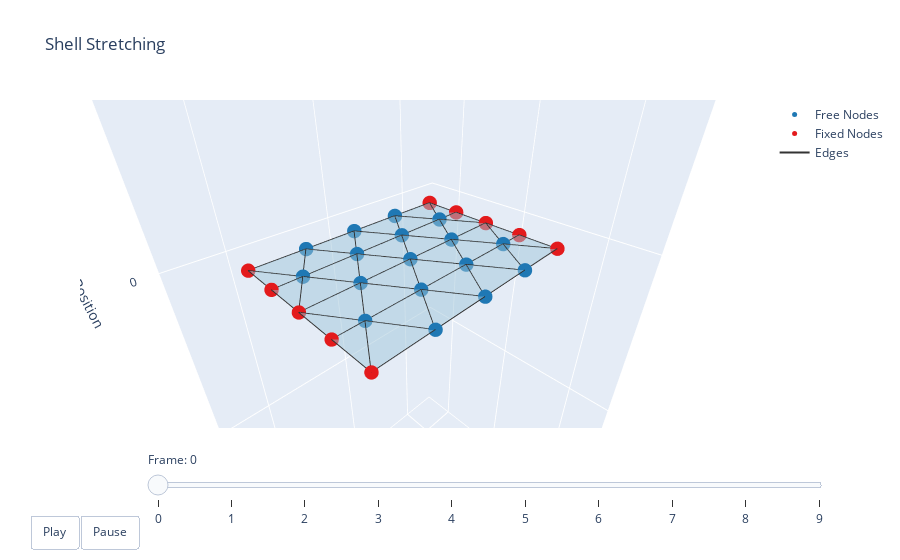

Notebook code cell kept with this figure:
### Code cell
# an example works

def pull_right_end(robot: dismech.SoftRobot, t: float):
    """ Simple example of a moving boundary condition """
    u0 = 0.01
    robot = robot.move_nodes(right_ids, u0 * robot.sim_params.dt, 0)
    
    return robot

stepper = dismech.ImplicitEulerTimeStepper(base_robot)
stepper.before_step = pull_right_end

robots = stepper.simulate()

qs = np.stack([robot.state.q for robot in robots])

# save states instead of q
states = [robot.state for robot in robots]

data = []
for state in states:
    # Create a temporary array and then append the separate elastic energies into data list
    temp = {}
    temp['Stretch'] = get_entry(state, base_robot.stretch_springs, stretch_energy, n_to_e)
    temp['Hinge'] = get_entry(state, base_robot.hinge_springs, shell_energy, n_to_e)
    data.append(temp)

write_elastic_energy_csv(data, filename='example1_strain_energy.csv', fill_value="-1E10")

t = np.arange(base_robot.sim_params.total_time, step=base_robot.sim_params.dt)
options = dismech.AnimationOptions(y_lim=[-0.1, 0.5], x_lim=[-0.1, 0.5], # camera_view=(90,0),
                  title='Shell Stretching')
fig = dismech.get_interactive_animation_plotly(base_robot, t, qs, options)
fig.show()

### Figure 1 — Plotly figure (JSON) as saved in the notebook; plotly's stock layout.template omitted (floating-point values rounded to 4 significant figures; data arrays with more than 128 entries replaced by an {"elided": "..."} marker saying what was removed)
{"data": [{"marker": {"color": "#1f78b4", "size": 5}, "mode": "markers", "name": "Free Nodes", "type": "scatter3d", "x": [0.1003, 0.2005, 0.3007, 0.05015, 0.1504, 0.2506, 0.3508, 0.1002, 0.2005, 0.3008, 0.05015, 0.1504, 0.2506, 0.3508, 0.1003, 0.2005, 0.3007], "y": [0.000109, 0.0001312, 0.0001075, 0.08663, 0.08667, 0.08666, 0.08663, 0.1732, 0.1732, 0.1732, 0.2598, 0.2597, 0.2597, 0.2598, 0.3463, 0.3463, 0.3463], "z": [0.0, 0.0, 0.0, 0.0, 0.0, 0.0, 0.0, 0.0, 0.0, 0.0, 0.0, 0.0, 0.0, 0.0, 0.0, 0.0, 0.0]}, {"marker": {"color": "#e31a1c", "size": 5}, "mode": "markers", "name": "Fixed Nodes", "type": "scatter3d", "x": [0.0, 0.401, 0.0, 0.401, 0.0, 0.401, 0.0, 0.401, 0.0, 0.401], "y": [0.0, 0.0, 0.0866, 0.0866, 0.1732, 0.1732, 0.2598, 0.2598, 0.3464, 0.3464], "z": [0.0, 0.0, 0.0, 0.0, 0.0, 0.0, 0.0, 0.0, 0.0, 0.0]}, {"line": {"color": "#333333", "width": 2}, "mode": "lines", "name": "Edges", "type": "scatter3d", "x": {"elided": "186 float values"}, "y": {"elided": "186 float values"}, "z": {"elided": "186 int values"}}, {"color": "rgba(166, 206, 227, 0.7)", "i": [19, 18, 5, 6, 1, 3, 19, 8, 14, 7, 8, 1, 7, 17, 16, 23, 23, 17, 3, 9, 9, 14, 20, 25, 14, 20, 6, 12, 18, 17, 7, 12, 10, 9, 20, 21], "j": [18, 19, 6, 5, 6, 8, 25, 14, 19, 8, 7, 7, 1, 16, 17, 17, 18, 23, 9, 3, 14, 9, 25, 20, 20, 14, 12, 17, 12, 12, 12, 7, 9, 10, 21, 20], "k": [13, 24, 11, 0, 0, 2, 24, 13, 13, 13, 2, 6, 2, 11, 22, 18, 24, 22, 8, 4, 8, 15, 19, 26, 19, 15, 11, 11, 13, 18, 6, 13, 4, 15, 26, 15], "name": "Faces", "opacity": 0.7, "showscale": false, "type": "mesh3d", "x": [0.0, 0.1003, 0.2005, 0.3007, 0.401, 0.0, 0.05015, 0.1504, 0.2506, 0.3508, 0.401, 0.0, 0.1002, 0.2005, 0.3008, 0.401, 0.0, 0.05015, 0.1504, 0.2506, 0.3508, 0.401, 0.0, 0.1003, 0.2005, 0.3007, 0.401], "y": [0.0, 0.000109, 0.0001312, 0.0001075, 0.0, 0.0866, 0.08663, 0.08667, 0.08666, 0.08663, 0.0866, 0.1732, 0.1732, 0.1732, 0.1732, 0.1732, 0.2598, 0.2598, 0.2597, 0.2597, 0.2598, 0.2598, 0.3464, 0.3463, 0.3463, 0.3463, 0.3464], "z": [0.0, 0.0, 0.0, 0.0, 0.0, 0.0, 0.0, 0.0, 0.0, 0.0, 0.0, 0.0, 0.0, 0.0, 0.0, 0.0, 0.0, 0.0, 0.0, 0.0, 0.0, 0.0, 0.0, 0.0, 0.0, 0.0, 0.0]}], "layout": {"scene": {"camera": {"eye": {"x": 0.493, "y": 0.493, "z": 0.4026}}, "xaxis": {"range": [-0.1, 0.5], "title": {"text": "X Position"}}, "yaxis": {"range": [-0.1, 0.5], "title": {"text": "Y Position"}}, "zaxis": {"range": [0, 0], "title": {"text": "Z Position"}}}, "sliders": [{"currentvalue": {"prefix": "Frame: "}, "steps": [{"args": [["0"], {"frame": {"duration": 50, "redraw": true}, "mode": "immediate"}], "label": "0", "method": "animate"}, {"args": [["1"], {"frame": {"duration": 50, "redraw": true}, "mode": "immediate"}], "label": "1", "method": "animate"}, {"args": [["2"], {"frame": {"duration": 50, "redraw": true}, "mode": "immediate"}], "label": "2", "method": "animate"}, {"args": [["3"], {"frame": {"duration": 50, "redraw": true}, "mode": "immediate"}], "label": "3", "method": "animate"}, {"args": [["4"], {"frame": {"duration": 50, "redraw": true}, "mode": "immediate"}], "label": "4", "method": "animate"}, {"args": [["5"], {"frame": {"duration": 50, "redraw": true}, "mode": "immediate"}], "label": "5", "method": "animate"}, {"args": [["6"], {"frame": {"duration": 50, "redraw": true}, "mode": "immediate"}], "label": "6", "method": "animate"}, {"args": [["7"], {"frame": {"duration": 50, "redraw": true}, "mode": "immediate"}], "label": "7", "method": "animate"}, {"args": [["8"], {"frame": {"duration": 50, "redraw": true}, "mode": "immediate"}], "label": "8", "method": "animate"}, {"args": [["9"], {"frame": {"duration": 50, "redraw": true}, "mode": "immediate"}], "label": "9", "method": "animate"}], "transition": {"duration": 0}, "x": 0.1, "y": 0}], "title": {"text": "Shell Stretching"}, "updatemenus": [{"buttons": [{"args": [null, {"frame": {"duration": 50, "redraw": true}, "fromcurrent": true}], "label": "Play", "method": "animate"}, {"args": [[null], {"frame": {"duration": 0, "redraw": true}, "mode": "immediate"}], "label": "Pause", "method": "animate"}], "direction": "left", "pad": {"r": 10, "t": 87}, "showactive": false, "type": "buttons", "x": 0.1, "xanchor": "right", "y": 0, "yanchor": "top"}]}}
